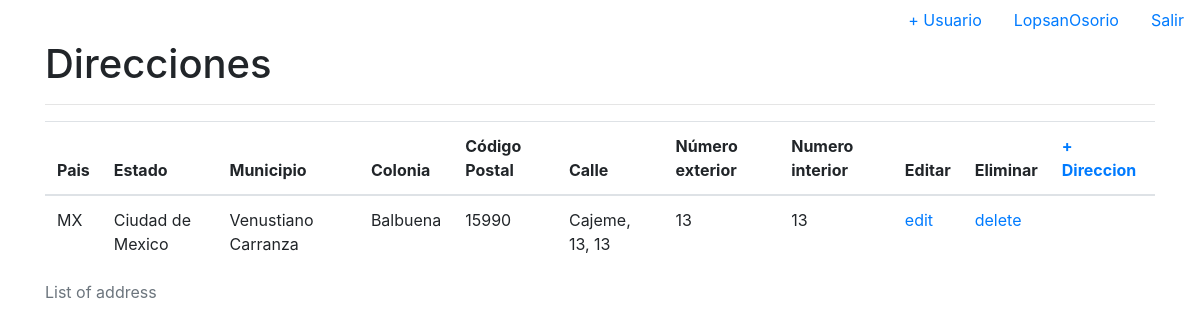
Before: /user/address/list/7/ (signed in) with the older database file.
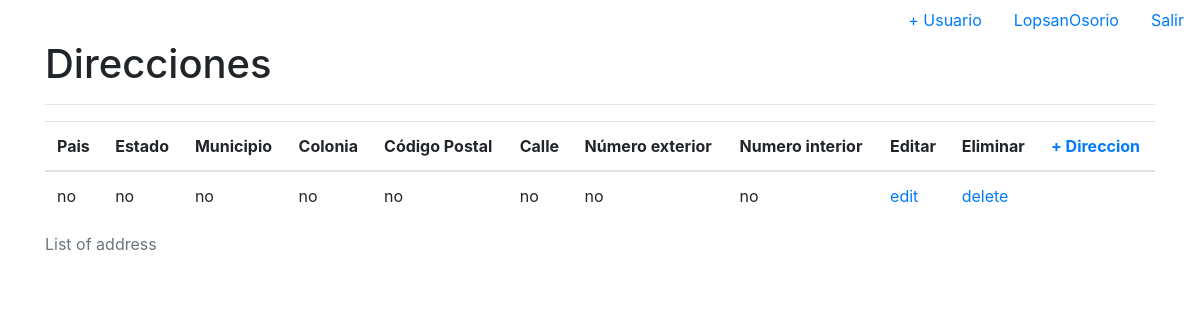
After: the same page with the newer database file.
### apps/users/models.py (models this page shows, shortened)
class Address(models.Model):
    country = models.CharField(
        verbose_name='Pais',
        blank=True,
        null=True,
        default='MX',
        max_length=3
    )
    region = models.CharField(
        verbose_name='Estado o Region',
        blank=True,
        null=True,
        max_length=100
    )
    town = models.CharField(
        verbose_name='Municipio o delegacion',
        blank=True,
        null=True,
        max_length=100
    )
    neighborhood = models.CharField(
        verbose_name='Colonia',
        blank=True,
        null=True,
        max_length=100,
    )
    zip_code = models.CharField(
        verbose_name='Código Postal',
        blank=True,
        null=True,
        max_length=6
    )
    street = models.CharField(
        verbose_name='Calle',
        blank=True,
        null=True,
        max_length=100
    )
    street_number = models.CharField(
        verbose_name='Número exterior',
        blank=True,
        null=True,
        max_length=10
    )
    suite_number = models.CharField(
        verbose_name='Numero interior',
        blank=True,
        null=True,
        max_length=100
    )
    class Meta:
        verbose_name = "Direccion"
        verbose_name_plural = "Direcciones"

### apps/users/views.py (the view)
# urls.py: path('address/list/<int:pk>/', address_list, name='address_list')
@login_required
def address_list(request, pk=None):
    template_name = 'list_address.html'
    try:
        addresses = Client.objects.get(id=pk).addresses.all()
        context = {
            'addresses': addresses
        }
    except Exception:
        context = {
            'addresses': []
        }
    try:
        context['users'] = Client.objects.get(id=pk)
    except Exception as e:
        messages.error(request, e.args[0])
        return HttpResponseRedirect('/')
    return render(request, template_name, context)

### templates/list_address.html (shortened to what the changed rows need)
{% extends "base.html" %}
{% block content %}
    <div class="container">
        <h1>
            Direcciones
        </h1>
        <div class="row">
            <div class="col-md-12 personal-info">
                {% if user.is_authenticated %}
                    <table class="table">
                        <caption>List of address</caption>
                        <thead>
                        <tr>
                          <th scope="col">Pais</th>
                          <th scope="col">Estado</th>
                          <th scope="col">Municipio</th>
                          <th scope="col">Colonia</th>
                          <th scope="col">Código Postal</th>
                          <th scope="col">Calle</th>
                          <th scope="col">Número exterior</th>
                          <th scope="col">Numero interior</th>
                          <th scope="col">Editar</th>
                          <th scope="col">Eliminar</th>
                          <th scope="col">
                              <a href="/user/address/new/{{users.id}}">+ Direccion</a>
                          </th>
                        </tr>
                        </thead>
                        <tbody>
                        {% for a in addresses %}
                            <tr>
                                <td>
                                    {% if a.country %}
                                        {{a.country}}
                                    {% else %}
                                        Sin elemento
                                    {% endif %}
                                </td>
                                <td>
                                    {% if a.region %}
                                        {{a.region}}
                                    {% else %}
                                        Sin elemento
                                    {% endif %}
                                </td>
                                <td>
                                    {% if a.town %}
                                        {{a.town}}
                                    {% else %}
                                        Sin elemento
                                    {% endif %}
                                </td>
                                <td>
                                    {% if a.neighborhood %}
                                        {{a.neighborhood}}
                                    {% else %}
                                        Sin elemento
                                    {% endif %}
                                </td>
                                <td>
                                    {% if a.zip_code %}
                                        {{a.zip_code}}
                                    {% else %}
                                        Sin elemento
                                    {% endif %}
                                </td>
                                <td>
                                    {% if a.street %}
                                        {{a.street}}
                                    {% else %}
                                        Sin elemento
                                    {% endif %}
                                </td>
                                <td>
                                    {% if a.street_number %}
                                        {{a.street_number}}
                                    {% else %}
                                        Sin elemento
                                    {% endif %}
                                </td>
                                <td>
                                    {% if a.suite_number %}
                                        {{a.suite_number}}
                                    {% else %}
                                        Sin elemento
                                    {% endif %}
                                </td>
                                <td>
                                    <a href="{% url 'users:address_edit' pk=a.id %}">edit</a>
                                </td>
                                <td>
                                    <a href="{% url 'users:address_delete' pk=a.id %}">delete</a>
                                </td>
                            </tr>
                        {% endfor %}
                        </tbody>
                    </table>
                {% endif %}
            </div>
        </div>
    </div>
{% endblock content %}

Changed rows visible on the page:
removed Address: country "MX", region "Ciudad de Mexico", town "Venustiano Carranza", neighborhood "Balbuena", zip_code "15990", street "Cajeme, 13, 13", street_number "13", suite_number "13"
added Address: country "no", region "no", town "no", neighborhood "no", zip_code "no", street "no", street_number "no", suite_number "no"
